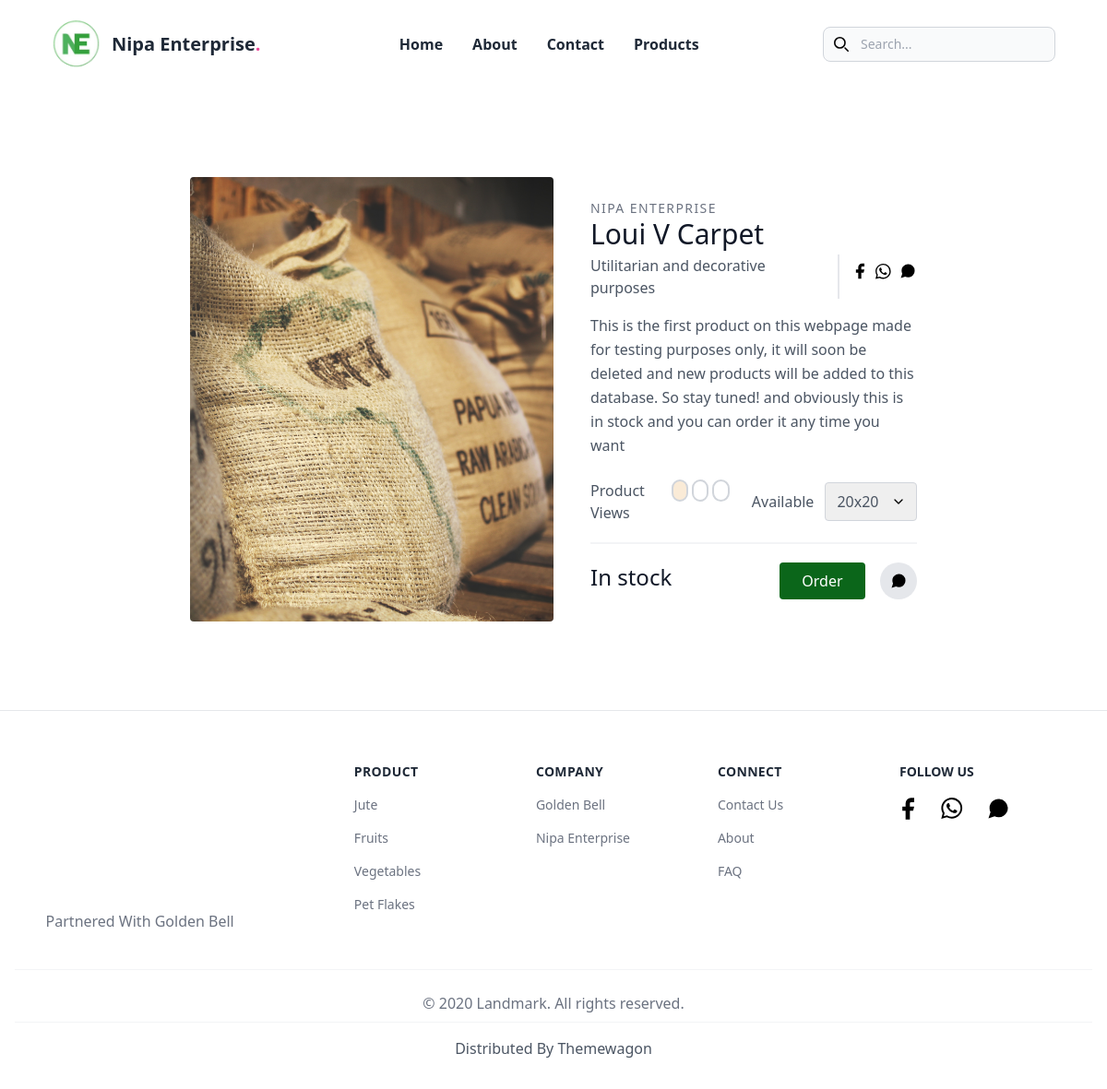
Page /Overview/1 on the committed database.
### Ecommerce/models.py (models this page shows, shortened)
class Product(models.Model):
    sno =models.AutoField(primary_key=True)
    Name = models.CharField(max_length=30)
    Image1=models.ImageField(upload_to='images/')
    Image2=models.ImageField(upload_to='images/')
    Image3=models.ImageField(upload_to='images/')
    Usage = models.CharField(max_length=200,default="Utilitarian and decorative purposes")
    Keyword=models.CharField(max_length=1000,blank=True)
    category = models.ManyToManyField(ProductCategory)
    SubCategory= models.ManyToManyField(ProductSubCategory,blank=True)
    Description= models.TextField(max_length=10000)
    InStock=models.BooleanField(default=True)
    Available=models.CharField(max_length=1000)
    timestamp = models.DateTimeField(auto_now_add=True, blank=True, null=True)

### Ecommerce/views.py (the view)
# urls.py: path('Overview/<int:sno>',views.Overview ),
def Overview(request,sno,):
    product=Product.objects.filter(sno=sno)
    sizepre=product.first().Available
    size=str(sizepre).split(",")
    if(product.first().InStock):
        instock="In stock"
    else:
        instock="Out of stock"
    return render(request, "Overview.html",{"Product":product.first(),"size":size,"stock":instock})

### templates/Overview.html (shortened to what this page needs)
{% load static %}
<!DOCTYPE html>
<html lang="en">
<head>
    <link rel="stylesheet" href="https://cdnjs.cloudflare.com/ajax/libs/tailwindcss/1.9.2/tailwind.min.css">
    <script src="https://cdn.tailwindcss.com"></script>
</head>
<body>
    <header class="relative z-50 w-full h-24">
        <div
            class="container flex items-center justify-center h-full max-w-6xl px-8 mx-auto sm:justify-between xl:px-0">
            <a href="/" class="relative flex items-center inline-block h-5 h-full font-black leading-none">
              <img src="../static/icons/NPlogo.png" alt="" style="height: 3.7em;">
                <span class="ml-3 text-xl text-gray-800">Nipa Enterprise<span class="text-pink-500">.</span></span>
            </a>
            <nav id="nav"
                class="absolute top-0 left-0 z-50 flex flex-col items-center justify-between hidden w-full h-64 pt-5 mt-24 text-sm text-gray-800 bg-white border-t border-gray-200 md:w-auto md:flex-row md:h-24 lg:text-base md:bg-transparent md:mt-0 md:border-none md:py-0 md:flex md:relative">
                <a  href="/"
                    class="navlinks ml-0 mr-0 font-bold duration-100 md:ml-12 md:mr-3 lg:mr-8 transition-color">Home</a>
                <a  href="/About"
                    class="navlinks mr-0 font-bold duration-100 md:mr-3 lg:mr-8 transition-color ">About</a>
                <a  href="/Contact"
                    class="navlinks mr-0 font-bold duration-100 md:mr-3 lg:mr-8 transition-color ">Contact</a>
                <a  href="/Products"
                    class="navlinks font-bold duration-100 transition-color ">Products</a>
            </nav>
            <div class="relative hidden md:block" style="    margin-left: 2em;">
              <div class="absolute inset-y-0 left-0 flex items-center pl-3 pointer-events-none">
              </div>
              <input type="text" id="search-navbar" class="block w-full p-2 pl-10 text-sm text-gray-900 border border-gray-300 rounded-lg bg-gray-50 focus:ring-blue-500 focus:border-blue-500 dark:bg-gray-700 dark:border-gray-600 dark:placeholder-gray-400 dark:text-white dark:focus:ring-blue-500 dark:focus:border-blue-500" placeholder="Search...">
            </div>
        </div>
    </header>
    <section class="text-gray-600 body-font overflow-hidden">
        <div class="container px-5 py-24 mx-auto">
          <div class="lg:w-4/5 mx-auto flex flex-wrap">
            <img id="Image" alt="ecommerce" class="lg:w-1/2 w-full lg:h-auto h-64 object-cover object-center rounded" src=../media/{{Product.Image1}}>
            <div class="lg:w-1/2 w-full lg:pl-10 lg:py-6 mt-6 lg:mt-0">
              <h2 class="text-sm title-font text-gray-500 tracking-widest">NIPA ENTERPRISE</h2>
              <h1 class="text-gray-900 text-3xl title-font font-medium mb-1">{{Product.Name}}</h1>
              <div class="flex mb-4">
                <span class="flex items-center">
                  <span class="text-gray-600 ml-3" style="margin-left: auto;">{{Product.Usage}}</span>
                </span>
                <span class="flex ml-3 pl-3 py-2 border-l-2 border-gray-200 space-x-2s">
                  <a class="text-gray-500" href="https://www.facebook.com/Nipaenterprise/">
                    <svg fill="currentColor" stroke-linecap="round" stroke-linejoin="round" stroke-width="2" class="w-5 h-5" viewBox="0 0 24 24">
                      <path d="M18 2h-3a5 5 0 00-5 5v3H7v4h3v8h4v-8h3l1-4h-4V7a1 1 0 011-1h3z"></path>
                    </svg>
                  </a>
                  <a class="text-gray-500"  href="https://api.whatsapp.com/send?phone=%2B8801705565010&data=ARB1z39d3dGMFBbJ6h5njIONzPSbJwrDapnZBlttqcrxhhlMc8OEjpNBPszxu6z0fznK5Vi2LxXf83llXc9B-hnbeTeZZxZb4H91Var2QljnZk-YN6Lnk3-bQdY5LtP7QP1f95DBsYazOfdVvT95AReGaA&source=FB_Page&app=facebook&entry_point=page_cta&fbclid=IwAR0V2RIkwqrFK2FvqtMRP8cZXxEGZitUF5H2Ucv1lwKgF7U5cPhS82hsqXI">
                  </a>
                  <a class="text-gray-500"  href="https://api.whatsapp.com/send?phone=%2B8801705565010&data=ARB1z39d3dGMFBbJ6h5njIONzPSbJwrDapnZBlttqcrxhhlMc8OEjpNBPszxu6z0fznK5Vi2LxXf83llXc9B-hnbeTeZZxZb4H91Var2QljnZk-YN6Lnk3-bQdY5LtP7QP1f95DBsYazOfdVvT95AReGaA&source=FB_Page&app=facebook&entry_point=page_cta&fbclid=IwAR0V2RIkwqrFK2FvqtMRP8cZXxEGZitUF5H2Ucv1lwKgF7U5cPhS82hsqXI">
                  </a>
                </span>
              </div>
              <p class="leading-relaxed">{{Product.Description}}</p>
              <div class="flex mt-6 items-center pb-5 border-b-2 border-gray-100 mb-5">
                <div class="flex">
                  <span class="mr-3">Product Views</span>
                  <button  name="changing"id="1" class="ActivePic border-2 border-gray-300 rounded-full w-6 h-6 focus:outline-none" style="background-color:antiquewhite;"></button>
                  <button  name="changing"id="2" class="ActivePic border-2 border-gray-300 ml-1 bg-white-700 rounded-full w-6 h-6 focus:outline-none"></button>
                  <button  name="changing"id="3" class="ActivePic border-2 border-gray-300 ml-1 bg-white-500 rounded-full w-6 h-6 focus:outline-none"></button>
                </div>
                <div class="flex ml-6 items-center">
                  <span class="mr-3">Available</span>
                  <div class="relative">
                    <select class="rounded border appearance-none border-gray-300 py-2 focus:outline-none focus:ring-2 focus:ring-indigo-200 focus:border-indigo-500 text-base pl-3 pr-10">
                    {%for sizes in size%}
                      <option>{{sizes}}</option>
                      {%endfor %}
                    </select>
                    <span class="absolute right-0 top-0 h-full w-10 text-center text-gray-600 pointer-events-none flex items-center justify-center">
                    </span>
                  </div>
                </div>
              </div>
              <div class="flex">
                <span class="title-font font-medium text-2xl text-gray-900">{{stock}}</span>
                <button class="flex ml-auto text-white bg-indigo-500 border-0 py-2 px-6 focus:outline-none hover:bg-indigo-600 rounded" style="background-color: #0B661a;">Order</button>
                <button class="rounded-full w-10 h-10 bg-gray-200 p-0 border-0 inline-flex items-center justify-center text-gray-500 ml-4">
                  <a href="https://api.whatsapp.com/send?phone=%2B8801705565010&data=ARB1z39d3dGMFBbJ6h5njIONzPSbJwrDapnZBlttqcrxhhlMc8OEjpNBPszxu6z0fznK5Vi2LxXf83llXc9B-hnbeTeZZxZb4H91Var2QljnZk-YN6Lnk3-bQdY5LtP7QP1f95DBsYazOfdVvT95AReGaA&source=FB_Page&app=facebook&entry_point=page_cta&fbclid=IwAR0V2RIkwqrFK2FvqtMRP8cZXxEGZitUF5H2Ucv1lwKgF7U5cPhS82hsqXI">
                  </a>
                </button>
              </div>
            </div>
          </div>
        </div>
      </section>
  <footer class="px-4 pt-12 pb-8 text-white bg-white border-t border-gray-200">
    <div class="container flex flex-col justify-between max-w-6xl px-4 mx-auto overflow-hidden lg:flex-row">
        <div class="w-full pl-12 mr-4 text-left lg:w-1/4 sm:text-center sm:pl-0 lg:text-left">
            <a href="/"
                class="flex justify-start block text-left sm:text-center lg:text-left sm:justify-center lg:justify-start">
            </a>
            <p class="mt-6 mr-4 text-base text-gray-500" style="    padding-left: 0.6em;">Partnered With Golden Bell
            </p>
        </div>
        <div class="block w-full pl-10 mt-6 text-sm lg:w-3/4 sm:flex lg:mt-0">
            <ul class="flex flex-col w-full p-0 font-medium text-left text-gray-700 list-none">
                <li class="inline-block px-3 py-2 mt-5 font-bold tracking-wide text-gray-800 uppercase md:mt-0">
                    Product</li>
                <li><a href="/Search/Jute"
                        class="inline-block px-3 py-2 text-gray-500 no-underline hover:text-gray-600">Jute</a>
                </li>
                <li><a href="/Search/Fruits"
                        class="inline-block px-3 py-2 text-gray-500 no-underline hover:text-gray-600">Fruits</a>
                </li>
                <li><a href="/Search/Vegetables"
                        class="inline-block px-3 py-2 text-gray-500 no-underline hover:text-gray-600">Vegetables</a>
                </li>
                <li><a href="/Search/PetFlakes"
                        class="inline-block px-3 py-2 text-gray-500 no-underline hover:text-gray-600">Pet Flakes</a></li>
            </ul>
            <ul class="flex flex-col w-full p-0 font-medium text-left text-gray-700 list-none">
                <li class="inline-block px-3 py-2 mt-5 font-bold tracking-wide text-gray-800 uppercase md:mt-0">
                    Company</li>
                <li><a href="#_"
                        class="inline-block px-3 py-2 text-gray-500 no-underline hover:text-gray-600">Golden Bell</a>
                </li>
                <li><a href="#_" class="inline-block px-3 py-2 text-gray-500 no-underline hover:text-gray-600">Nipa Enterprise</a></li>
            </ul>
            <ul class="flex flex-col w-full p-0 font-medium text-left text-gray-700 list-none">
                <li class="inline-block px-3 py-2 mt-5 font-bold tracking-wide text-gray-800 uppercase md:mt-0">
                    Connect
                </li>
                <li><a href="/Contact"
                        class="inline-block px-3 py-2 text-gray-500 no-underline hover:text-gray-600">Contact Us</a></li>
                <li><a href="/About"
                        class="inline-block px-3 py-2 text-gray-500 no-underline hover:text-gray-600">About</a></li>
                <li><a href="/About"
                        class="inline-block px-3 py-2 text-gray-500 no-underline hover:text-gray-600">FAQ</a></li>
            </ul>
            <div class="flex flex-col w-full text-gray-700">
                <div class="inline-block px-3 py-2 mt-5 font-bold text-gray-800 uppercase md:mt-0">Follow Us</div>
                <span class="flex ml-3 pl-3 py-2 border-l-2 border-gray-200 space-x-2s" style="border-left: none;
                margin-left: 0;
                padding-left: 0;">
                  <a class="text-gray-500" href="https://www.facebook.com/Nipaenterprise/" >
                    <svg style="    height: 2em;
                    width: 3em;" fill="currentColor" stroke-linecap="round" stroke-linejoin="round" stroke-width="2" class="w-5 h-5" viewBox="0 0 24 24">
                      <path d="M18 2h-3a5 5 0 00-5 5v3H7v4h3v8h4v-8h3l1-4h-4V7a1 1 0 011-1h3z"></path>
                    </svg>
                  </a>
                  <a class="text-gray-500" href="https://api.whatsapp.com/send?phone=%2B8801705565010&data=ARB1z39d3dGMFBbJ6h5njIONzPSbJwrDapnZBlttqcrxhhlMc8OEjpNBPszxu6z0fznK5Vi2LxXf83llXc9B-hnbeTeZZxZb4H91Var2QljnZk-YN6Lnk3-bQdY5LtP7QP1f95DBsYazOfdVvT95AReGaA&source=FB_Page&app=facebook&entry_point=page_cta&fbclid=IwAR0V2RIkwqrFK2FvqtMRP8cZXxEGZitUF5H2Ucv1lwKgF7U5cPhS82hsqXI">
                  </a>
                  <a class="text-gray-500" href="https://api.whatsapp.com/send?phone=%2B8801705565010&data=ARB1z39d3dGMFBbJ6h5njIONzPSbJwrDapnZBlttqcrxhhlMc8OEjpNBPszxu6z0fznK5Vi2LxXf83llXc9B-hnbeTeZZxZb4H91Var2QljnZk-YN6Lnk3-bQdY5LtP7QP1f95DBsYazOfdVvT95AReGaA&source=FB_Page&app=facebook&entry_point=page_cta&fbclid=IwAR0V2RIkwqrFK2FvqtMRP8cZXxEGZitUF5H2Ucv1lwKgF7U5cPhS82hsqXI" >
                  </a>
                </span>
            </div>
        </div>
    </div>
    <div class="pt-4 pt-6 mt-10 text-center text-gray-500 border-t border-gray-100">© 2020 Landmark. All rights
        reserved.</div>
        <div class="pt-2 pt-4 mt-2 text-center text-gray-600 border-t border-gray-100">Distributed By <a>Themewagon</a></div>
  </footer>
</body>
</html>

### rows in the picture
Product: Image1 (picture), Name "Loui V Carpet", Usage "Utilitarian and decorative purposes", Description "This is the first product on this webpage made for testing purposes only, it will soon be deleted and new products will be added to this database. So stay tuned! and obviously this is in stock and you can order it any time you want"

### other values in the picture
{{ stock }} "In stock"
form field value "20x20"
